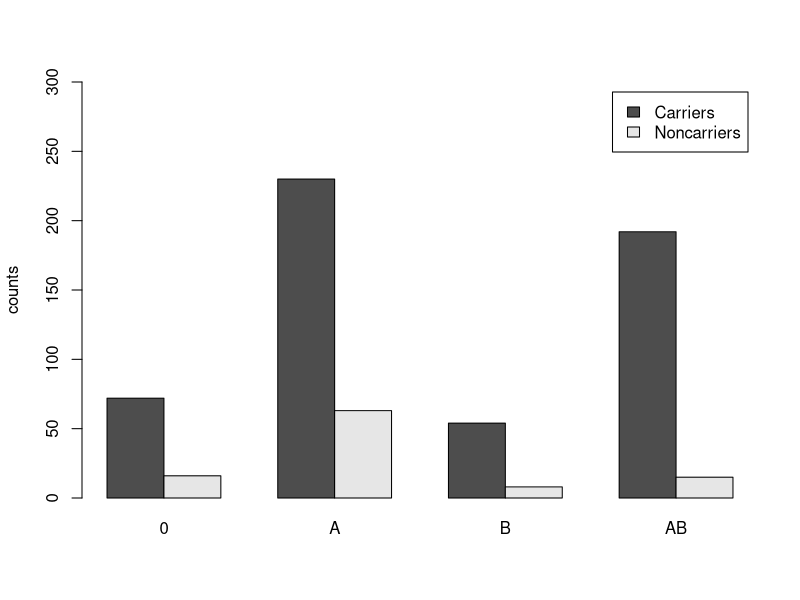
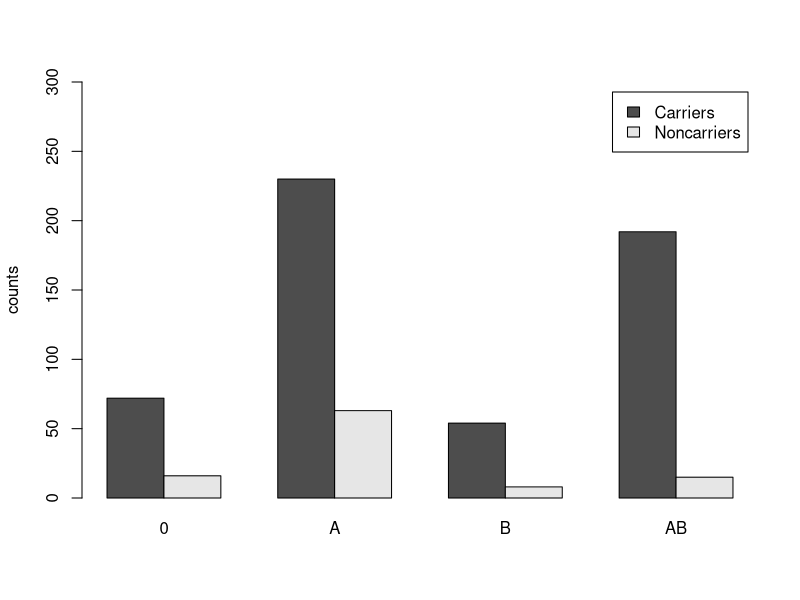
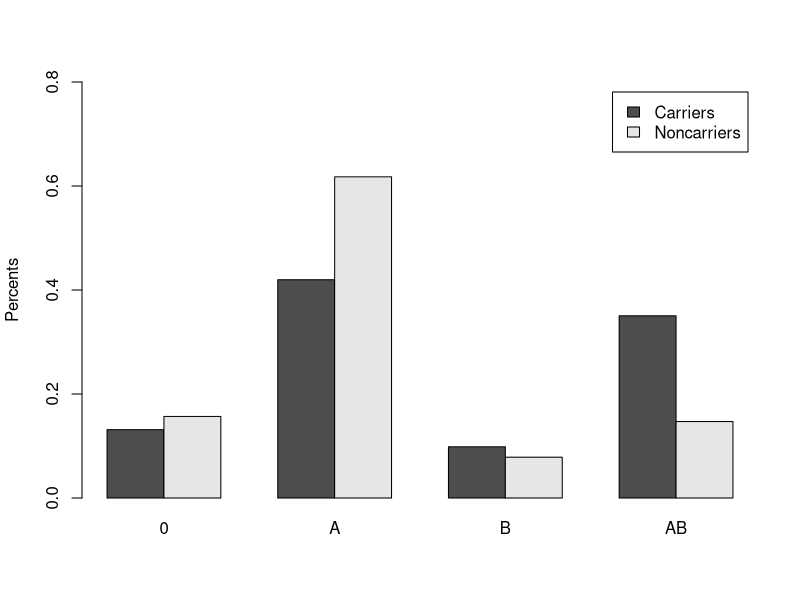

Generate these figures, in order, with R:
## ---- chunk 1
knitr::opts_chunk$set(echo = TRUE)
## ---- chunk 2
# import the data for the infant group

infant <- read.table("infants.csv", header = TRUE, sep=",")

dim (infant)
head(infant)

# run the linear regression model and display
model.1 <- lm(y ~ x1, data = infant)
summary(model.1)

## ---- chunk 3
# import the data for the children group

children <- read.table("children.csv", header = TRUE, sep=",")
dim (children)
head(children)


# run the linear regression model and display
model.2 <- lm(y ~ x1, data = children)
summary(model.2)

## ---- chunk 4
# import the data for the adult group

adult <- read.table("adults.csv", header = TRUE, sep=",")
dim (adult)
head(adult)


# run the linear regression model and display
model.3 <- lm(y ~ x1, data = adult)
summary(model.3)

## ---- chunk 5
# import the data and create a matrix

bloty <- matrix(c(72,230,54,192,16,63,8,15), ncol = 4, byrow = TRUE)

colnames(bloty) <- c("0","A","B","AB")
rownames(bloty) <- c("Carriers", "Noncarriers")

# create a table for the matrix
bloty <- as.table(bloty)

bloty

# run the chisq.test 
results <- chisq.test(bloty)
results$expected

# display the results
results

# create a barplot to graphically show the results
barplot(bloty, ylim = c(0,300), ylab = "counts", beside = TRUE, legend = TRUE)
## ---- chunk 6

# barplot for the data
barplot(bloty, ylim = c(0,300), ylab = "counts", beside = TRUE, legend = TRUE)

## ---- chunk 7
# post-hoc analysis using a barplot to see which group is different
rowsum <- rowSums (bloty, na.rm = FALSE, dims = 1)
barplot(bloty/rowsum, ylim = c(0,0.8), ylab = "Percents", beside = TRUE, legend = TRUE)

